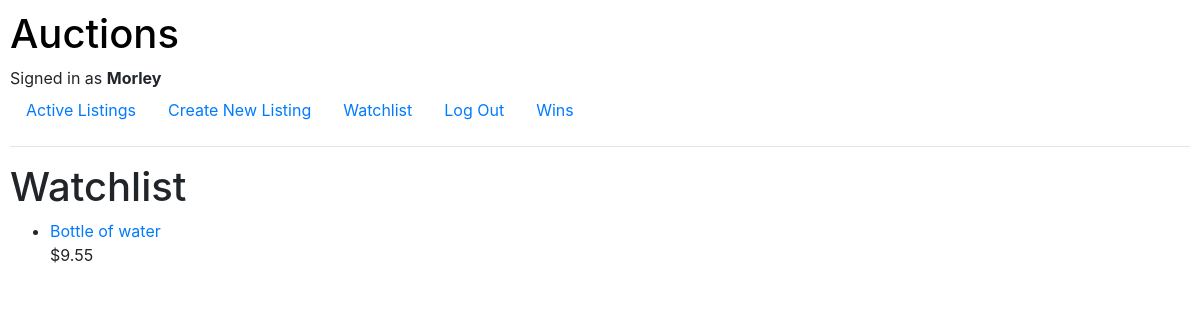
Before: /watchlist/ (signed in) with the older database file.
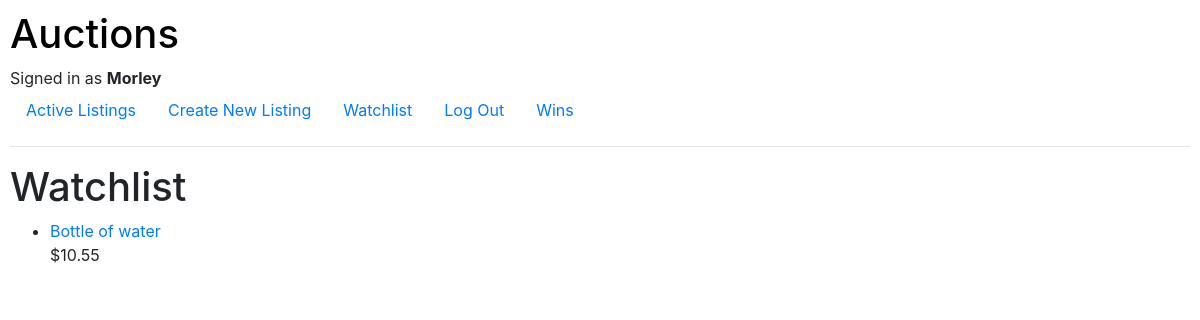
After: the same page with the newer database file.
### auctions/models.py (models this page shows, shortened)
class Listing(models.Model):
    title = models.CharField(max_length=64)
    description = models.TextField()
    imageURL = models.URLField(max_length=200, blank=True)
    current_bid = models.ForeignKey('Bid', on_delete=models.CASCADE, related_name="listing", default=0)
    is_active = models.BooleanField(default=True)
    seller = models.ForeignKey('User', on_delete=models.CASCADE, blank=True, related_name="seller")
    category = models.ForeignKey('Category', on_delete=models.CASCADE, related_name="category")

class Bid(models.Model):
    new_bid = models.DecimalField(max_digits=10, blank=True, decimal_places=2)
    user = models.ForeignKey('User', on_delete=models.CASCADE)

### auctions/views.py (the view)
# urls.py: path("watchlist/", views.watchlist, name="watchlist"),
def watchlist(request):
    if request.user.is_authenticated:
        user = request.user
        watchlistings = user.watchlist.all()
        return render(request, "auctions/watchlist.html", {
            "watchlistings": watchlistings,
        })

### auctions/templates/auctions/watchlist.html
{% extends 'auctions/layout.html' %}
{% block body %}
    <h1>Watchlist</h1>
    {% if user.is_authenticated %}
        <ul>
            {% for listing in watchlistings %}
                <li>
                    <a href="{% url 'auctions:listing' title=listing.title %}">{{ listing.title }}</a><br>
                    ${{ listing.current_bid.new_bid }}
                </li><br>
            {% empty %}
            <p>
                No items in watchlist yet...
            </p>
            {% endfor %}
        </ul>
    {% endif %}
{% endblock %}

Changed rows visible on the page:
changed Listing "Bottle of water": current_bid.new_bid "9.55" → "10.55"
